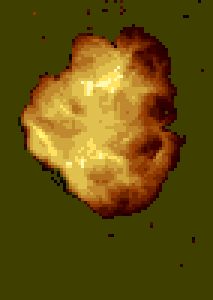
#> input picture PygameDemos/0500teddyreiner/dist/TeddyLevel/data/explode2.gif, 71 x 100 px, found by its file name (shown 3 times larger)
$ python gifconvert.py
#> lines starting #> are read from the running program, lines starting #| are printed output that depends on the picture
import Image
folder = 'C:\\cygwin\\home\\matthews\\Teaching\\csci321\\GeofDemos\\Game001ShootTeddy\\data\\'

giffile = folder + "explode2.gif"

im = Image.open(giffile)
#> im is the input picture: PIL image 71x100 P; mean R, G, B 98.5, 79.8, 13.5
width,height = im.size
#> width = 71; height = 100

# Is there a better way to find the number of frames?
nframes = 0
while 1:
    nframes = nframes + 1
    try:
        im.seek(nframes)
    except:
        break
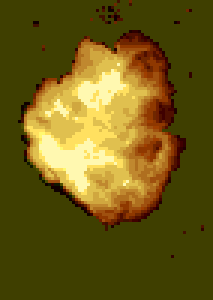
#> im: PIL image 71x100 RGB (shown 3 times larger); mean R, G, B 107.3, 91.1, 21.9
#> after the loop, nframes = 17

frame = 0
newwidth, newheight = nframes*width, height
#> newwidth = 1207; newheight = 100

newimage = Image.new("RGB",(newwidth,newheight))
#> newimage: PIL image 1207x100 RGB; every value is 0
for frame in range(nframes):
    im.seek(frame)
    newimage.paste(im, (frame*width, 0))
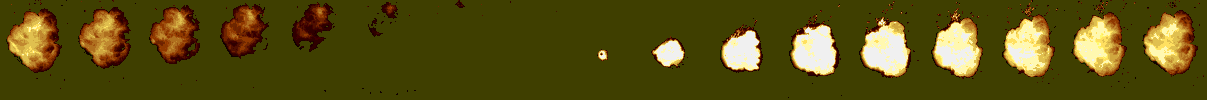
#> newimage: PIL image 1207x100 RGB; mean R, G, B 88, 79.1, 18.4

stripfile = folder + "explodestrip.png"
newimage.save(stripfile, format="png")
